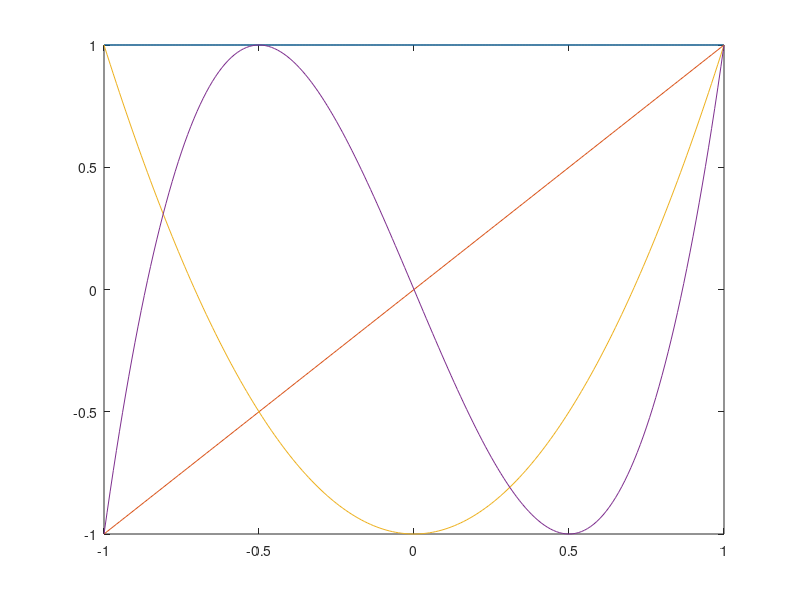

MATLAB code for this plot:
%domain
x=-1:0.01:1;

n=3
% base cases
T0=ones(size(x));
T1=x;

figure;
plot(x,T0);hold on;
plot(x,T1);

for k=2:n
    Tk = 2*x.*T1-T0
    plot(x,Tk)
    
    T0 = T1
    T1 = Tk
end


